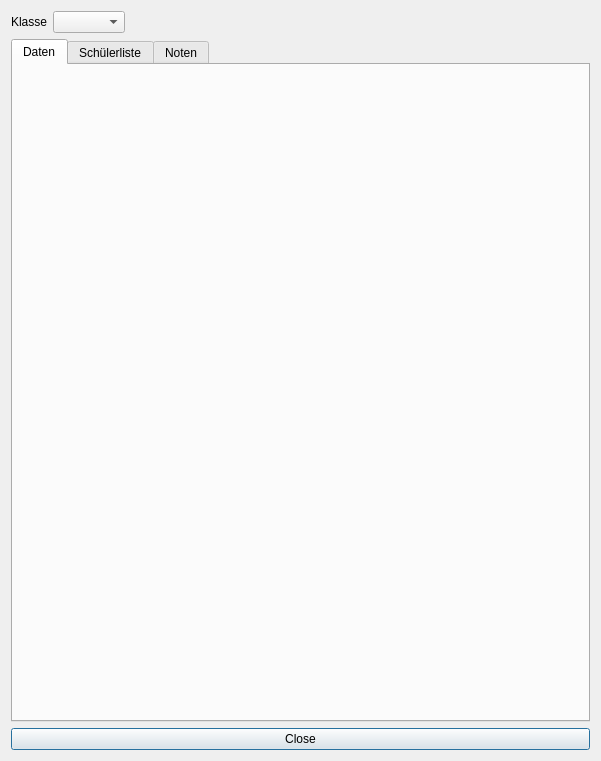
<?xml version="1.0" encoding="UTF-8"?>
<ui version="4.0">
 <class>MainDlg</class>
 <widget class="QDialog" name="MainDlg">
  <property name="geometry">
   <rect>
    <x>0</x>
    <y>0</y>
    <width>601</width>
    <height>761</height>
   </rect>
  </property>
  <property name="windowTitle">
   <string>Notenverwaltung (KGS Rastede) (c) C. Niehaus 2009</string>
  </property>
  <layout class="QGridLayout" name="gridLayout">
   <item row="0" column="0">
    <layout class="QHBoxLayout" name="horizontalLayout">
     <item>
      <widget class="QLabel" name="label">
       <property name="text">
        <string>Klasse</string>
       </property>
      </widget>
     </item>
     <item>
      <widget class="QComboBox" name="klassenCombo"/>
     </item>
     <item>
      <spacer name="horizontalSpacer">
       <property name="orientation">
        <enum>Qt::Horizontal</enum>
       </property>
       <property name="sizeHint" stdset="0">
        <size>
         <width>40</width>
         <height>20</height>
        </size>
       </property>
      </spacer>
     </item>
    </layout>
   </item>
   <item row="1" column="0">
    <layout class="QHBoxLayout" name="horizontalLayout_2">
     <item>
      <widget class="QTabWidget" name="tabWidget">
       <property name="currentIndex">
        <number>0</number>
       </property>
       <widget class="QWidget" name="tab">
        <attribute name="title">
         <string>Daten</string>
        </attribute>
       </widget>
       <widget class="QWidget" name="Seite">
        <attribute name="title">
         <string>Schülerliste</string>
        </attribute>
       </widget>
       <widget class="QWidget" name="tab_2">
        <attribute name="title">
         <string>Noten</string>
        </attribute>
       </widget>
      </widget>
     </item>
    </layout>
   </item>
   <item row="2" column="0">
    <widget class="QPushButton" name="closeButton">
     <property name="text">
      <string>Close</string>
     </property>
    </widget>
   </item>
  </layout>
 </widget>
 <resources/>
 <connections>
  <connection>
   <sender>closeButton</sender>
   <signal>clicked()</signal>
   <receiver>MainDlg</receiver>
   <slot>accept()</slot>
   <hints>
    <hint type="sourcelabel">
     <x>594</x>
     <y>588</y>
    </hint>
    <hint type="destinationlabel">
     <x>320</x>
     <y>305</y>
    </hint>
   </hints>
  </connection>
 </connections>
</ui>
